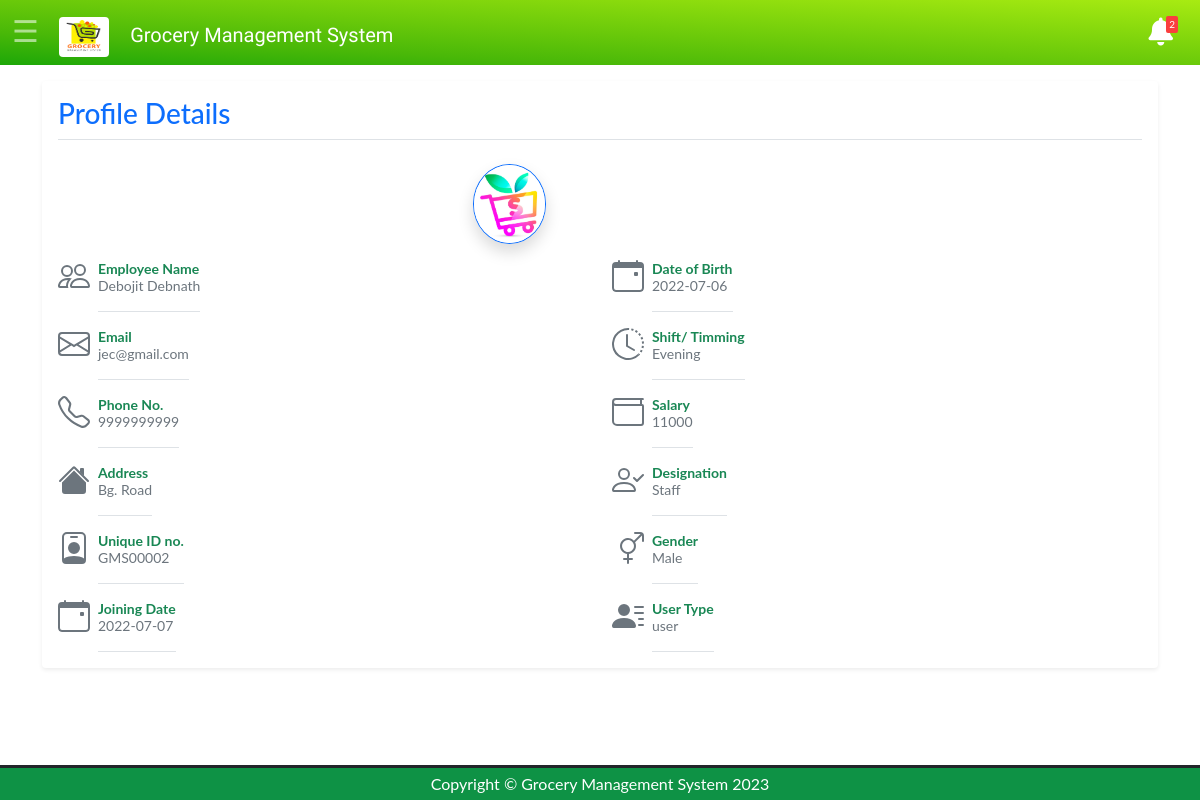
/user-details.php?id=11 (signed in), run on the app's committed database.
### tables this page shows
CREATE TABLE IF NOT EXISTS `gms_user_account` (
  `USER_ID` int(10) NOT NULL AUTO_INCREMENT,
  `PASSWORD` varchar(60) NOT NULL,
  `EMAIL` varchar(40) NOT NULL,
  `emp_name` varchar(30) NOT NULL,
  `emp_phno` varchar(15) NOT NULL,
  `emp_address` varchar(60) NOT NULL,
  `emp_uniqueid` varchar(15) DEFAULT NULL,
  `emp_joindate` varchar(12) NOT NULL,
  `emp_dateofbirth` varchar(12) NOT NULL,
  `emp_shift` varchar(20) DEFAULT NULL,
  `emp_salary` int(10) DEFAULT NULL,
  `emp_image` varchar(40) NOT NULL,
  `emp_designation` varchar(15) DEFAULT NULL,
  `emp_gender` varchar(10) NOT NULL,
  `additional_info1` varchar(20) DEFAULT NULL,
  `USER_STATUS` varchar(10) NOT NULL,
  `USER_TYPE` varchar(10) DEFAULT NULL,
  PRIMARY KEY (`USER_ID`)
);

### user-details.php (the view, shortened to what this page needs)
<?php
    include('navheader.php');
    ?>
<body>
    <div class="form-background ">
    <?php
  $user_id=$_GET['id'];
  $query1="select * from gms_user_account where USER_ID='$user_id'";
  $result=mysqli_query($conn,$query1);
  $rows=mysqli_fetch_assoc($result);
  ?>
        <main class="container">
        <div class="my-3 p-3 bg-body rounded shadow-sm">
        <h3 class="border-bottom pb-2 mb-0 text-primary">Profile Details</h3>
        <div class="d-flex justify-content-center col-lg-10 mt-4">
        <img src="<?php echo $rows['emp_image']?>" alt="" height="80" class="border border-primary rounded-circle shadow" >
        </div>
            <div class="row">
                <div class="col">
                        <div class="d-flex text-muted pt-3">
                            <p class="pb-3 mb-0 small lh-sm border-bottom">
                                <strong class="d-block text-success">Employee Name</strong>
                                <?php echo $rows['emp_name']; ?>
                            </p>
                        </div>
                        <div class="d-flex text-muted pt-3">
                            <p class="pb-3 mb-0 small lh-sm border-bottom">
                                <strong class="d-block text-success">Email</strong>
                                <?php echo $rows['EMAIL']; ?>
                            </p>
                        </div>
                        <div class="d-flex text-muted pt-3">
                            <p class="pb-3 mb-0 small lh-sm border-bottom">
                                <strong class="d-block text-success">Phone No.</strong>
                                <?php echo $rows['emp_phno']; ?>
                            </p>
                        </div>
                        <div class="d-flex text-muted pt-3">
                            <p class="pb-3 mb-0 small lh-sm border-bottom">
                                <strong class="d-block text-Success">Address</strong>
                                <?php echo $rows['emp_address']; ?>
                            </p>
                        </div>
                        <div class="d-flex text-muted pt-3">
                            <p class="pb-3 mb-0 small lh-sm border-bottom">
                                <strong class="d-block text-success">Unique ID no.</strong>
                                <?php echo $rows['emp_uniqueid']; ?>
                            </p>
                        </div>
                        <div class="d-flex text-muted pt-3">
                        <p class="pb-3 mb-0 small lh-sm border-bottom">
                            <strong class="d-block text-success">Joining Date</strong>
                            <?php echo $rows['emp_joindate']; ?>
                        </p>
                    </div>
                </div>
                <div class="col">
                    <div class="d-flex text-muted pt-3">
                        <p class="pb-3 mb-0 small lh-sm border-bottom">
                            <strong class="d-block text-success">Date of Birth</strong>
                            <?php echo $rows['emp_dateofbirth']; ?>
                        </p>
                    </div>
                    <div class="d-flex text-muted pt-3">
                        <p class="pb-3 mb-0 small lh-sm border-bottom">
                            <strong class="d-block text-success">Shift/ Timming</strong>
                            <?php echo $rows['emp_shift']; ?>
                        </p>
                    </div>
                    <div class="d-flex text-muted pt-3">
                        <p class="pb-3 mb-0 small lh-sm border-bottom">
                            <strong class="d-block text-success">Salary</strong>
                            <?php echo $rows['emp_salary']; ?>
                        </p>
                    </div>
                    <div class="d-flex text-muted pt-3">
                        <p class="pb-3 mb-0 small lh-sm border-bottom">
                            <strong class="d-block text-success">Designation</strong>
                            <?php echo $rows['emp_designation']; ?>
                        </p>
                    </div>
                    <div class="d-flex text-muted pt-3">
                        <p class="pb-3 mb-0 small lh-sm border-bottom">
                            <strong class="d-block text-success">Gender</strong>
                            <?php echo $rows['emp_gender']; ?>
                        </p>
                    </div>
                    <div class="d-flex text-muted pt-3">
                        <p class="pb-3 mb-0 small lh-sm border-bottom">
                            <strong class="d-block text-success">User Type</strong>
                            <?php echo $rows['USER_TYPE']; ?>
                        </p>
                    </div>
                </div>
            </div>
            </div>
        </main>
    </div>
</body>
<?php
include('footer.php');
?>

### css/style.css (style rules this page uses)
body { font-family: "Lato", sans-serif; }

### data on the page
gms_user_account: emp_image (picture), emp_name "Debojit Debnath", EMAIL "jec@gmail.com", emp_phno "9999999999", emp_address "Bg. Road", emp_uniqueid "GMS00002", emp_joindate "2022-07-07", emp_dateofbirth "2022-07-06", emp_shift "Evening", emp_salary "11000", emp_designation "Staff", emp_gender "Male", USER_TYPE "user"

### other printed values
$a "2"
